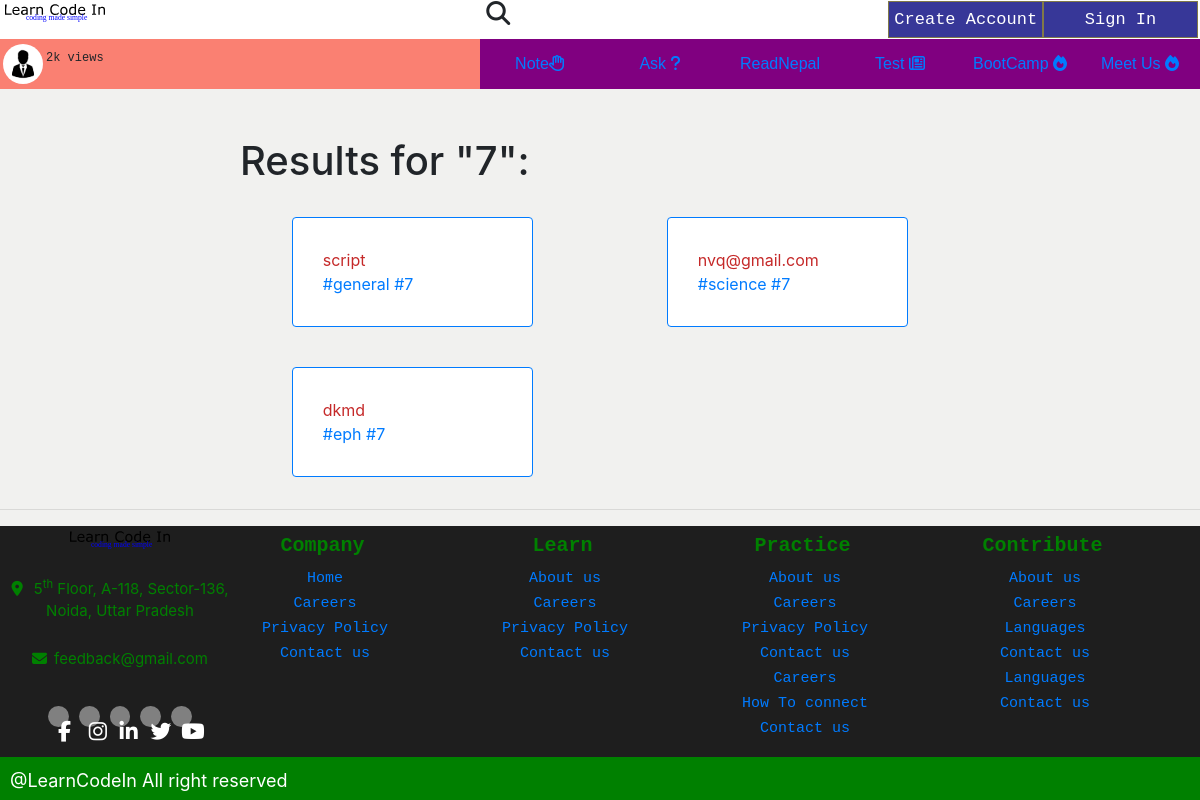
Before: /note/grade/7/ with the older database file.
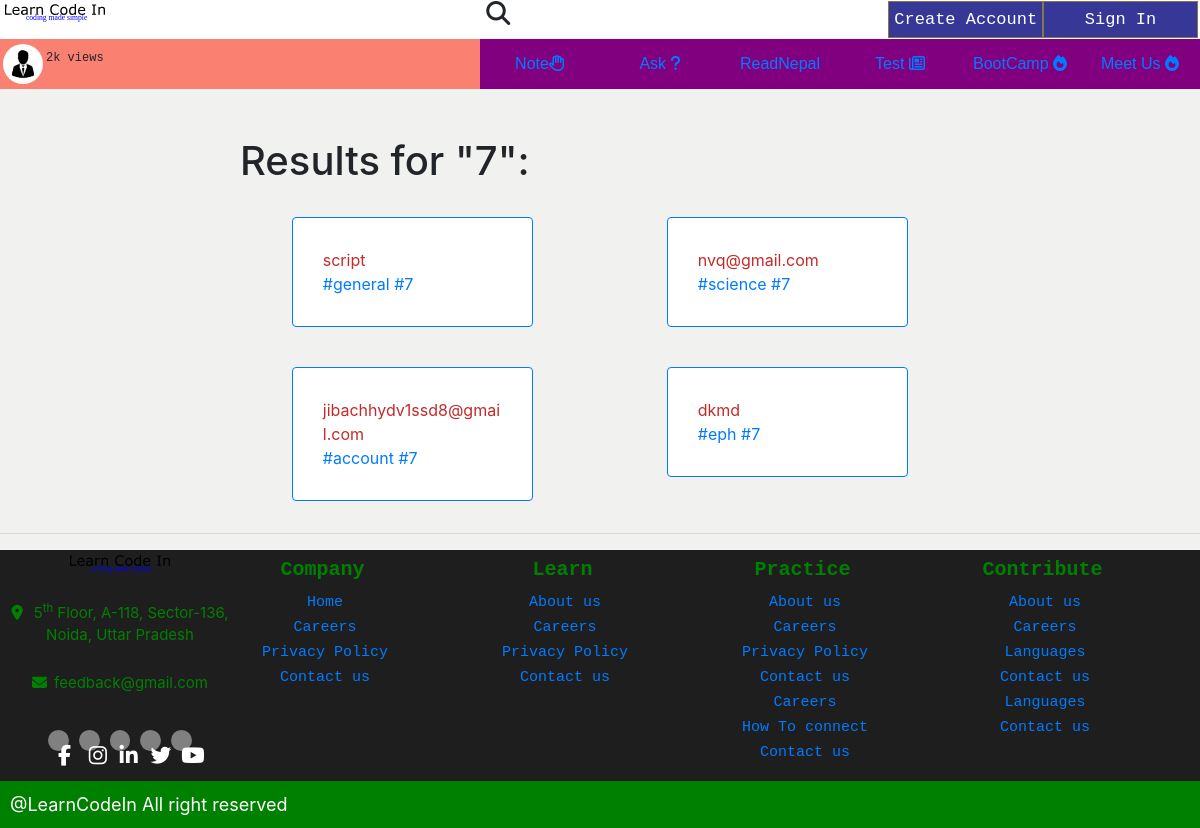
After: the same page with the newer database file.
### note/models.py (models this page shows, shortened)
class Note(models.Model):
    STATUS_CHOICES = (
        ('draft', 'Draft'),
        ('published', 'Published'),
    )
    grade_choices = (
        ('1-5', 'One to Five'),
        ('6', 'Six'),
        ('7', 'Seven'),
        ('8', 'Eight'),
        ('9', 'Nine'),
        ('10', 'Ten'),
        ('11', 'Eleven'),
        ('12', 'Twelve'),
        ('Bachelor', 'Bachelor'),
        ('General', 'General'),
    )
    subject_choices = (
        ('physic', 'Physic'),
        ('chemistry', 'Chemistry'),
        ('botany', 'Botany'),
        ('zoology', 'Zoology'),
        ('math', 'Math'),
        ('english', 'English'),
        ('nepali', 'Nepali'),
        ('science', 'science'),
        ('social', 'Social'),
        ('eph', 'Environement,Population and Health'),
        ('Opt', 'Optional Math'),
        ('cs', 'Computer Science'),
        ('account', 'Account'),
        ('business', 'Business'),
        ('marketing', 'Marketing'),
        ('general', 'General'),
    )
    title = models.CharField(max_length=250)
    slug = models.SlugField(max_length=400)
    author = models.ForeignKey(User, on_delete=models.CASCADE, related_name='notes')
    content = models.TextField(blank=False)
    publish = models.DateTimeField(default=timezone.now)
    created= models.DateTimeField(auto_now_add=True)
    status = models.CharField(max_length=10, choices=STATUS_CHOICES, default='published')
    grade = models.CharField(max_length=20, choices=grade_choices)
    subject = models.CharField(max_length=25, choices=subject_choices)
    views = models.PositiveIntegerField(blank=False, default=0)
    likes = models.ManyToManyField(User, related_name='likedpost', blank=True)
    class Meta:
        ordering = ('-publish',)
    objects = models.Manager()
    published = PublishedManager()

### note/views.py (the view)
# urls.py: path('grade/<str:grade>/', views.searchGrade, name='searchGradeDiscussion'),
def searchGrade(request, grade):
    searchNotes = Note.published.all().filter(
        grade=grade
    ).order_by('-views', '-likes')
    return render(request, 'note/searchresult.html', {
        'searchNotes': searchNotes,
        'query': grade,
    })

### note/models.py (called while the page is built)
    def get_queryset(self):
        return super(PublishedManager, self).get_queryset().filter(status='published')

### templates/note/searchresult.html
{% extends 'base.html' %} {% block body %}
<div class="container mt-5" style="max-width: 750px">
  <div class="row">
    <div class="col-12">
      <h1>Results for "{{ query }}":</h1>
    </div>
    {% for note in searchNotes %}
    <div class="col-12 col-sm-6 mt-4">
      <div class="card border-primary mb-3">
        <div class="card-body">
          <a href="{% url 'notedetail' note.pk note.slug %}" style="color: #c52929">
            {{ note.title }}
          </a>
          <br />
          <span style="color: #c52929">
            <a href=""> #{{ note.subject }} </a>
          </span>
          <span style="color: #c52929">
            <a href=""> #{{ note.grade }} </a>
          </span>
        </div>
      </div>
    </div>
    {% empty %}
    <h1>No result Matched</h1>
    {% endfor %}
  </div>
</div>
{% endblock %}

Changed rows visible on the page:
now on this page (row edited): Note: title "jibachhydv1ssd8@gmail.com", subject "account", grade "7"
